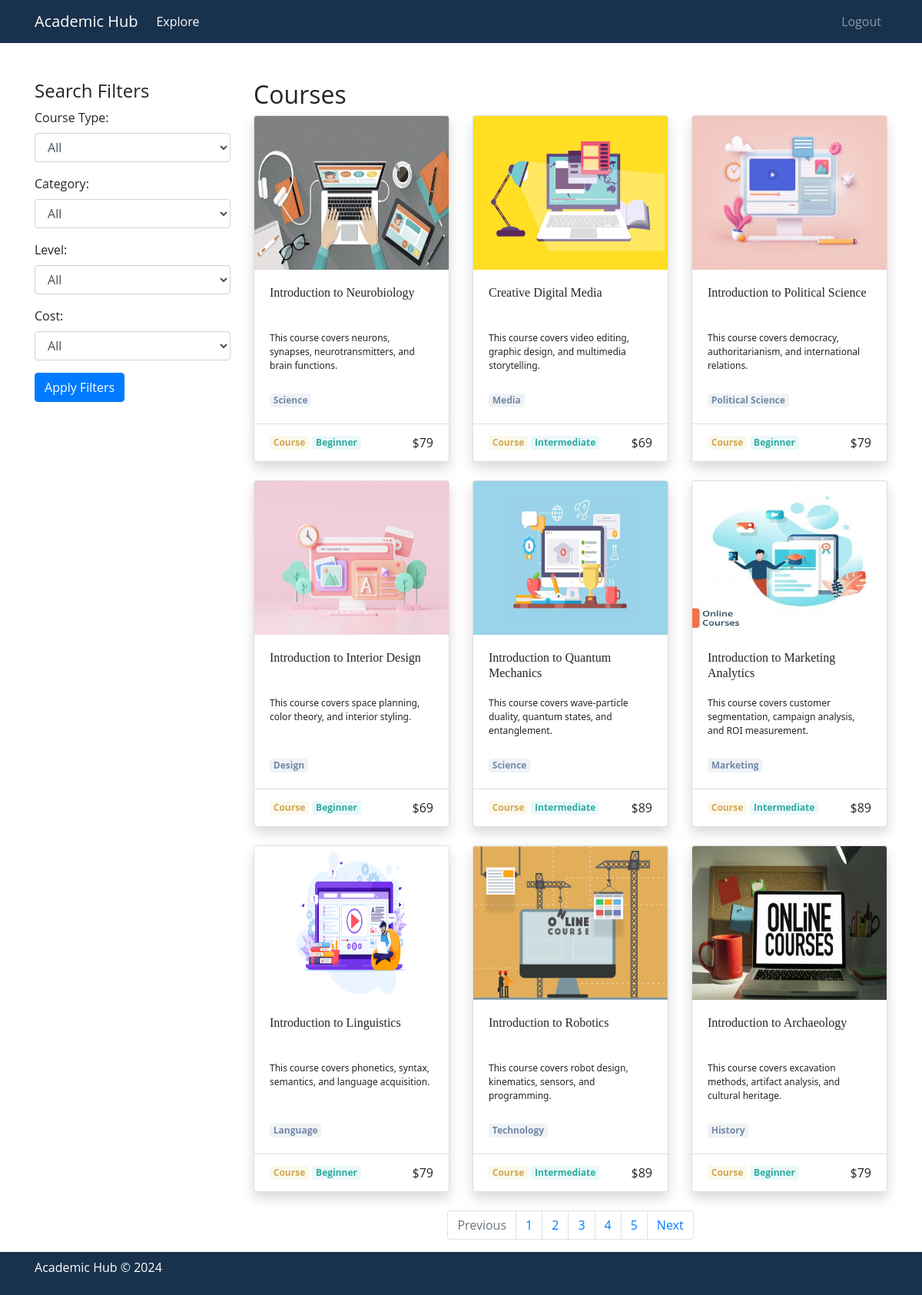
The page /pages/courses.php?page=0 (signed in) on the database its author committed.
### tables this page shows
CREATE TABLE `course` (
    `id` int(11) NOT NULL,
    `name` text NOT NULL,
    `summary` text NOT NULL,
    `description` text NOT NULL,
    `image` text NOT NULL,
    `price` int(11) DEFAULT NULL,
    `type` varchar(40) NOT NULL,
    `level` varchar(40) NOT NULL,
    `category` text NOT NULL,
    `created_at` timestamp DEFAULT CURRENT_TIMESTAMP,
    `teacher_id` int(11) NOT NULL,
    `learn_items` JSON DEFAULT NULL
);

### db/queries.php (called while the page is built, shortened)
<?php
function get_all_courses($conn)
{
    $query = "SELECT * FROM course ORDER BY created_at DESC";
    $result = mysqli_query($conn, $query);
    if ($result) {
        $all_courses = array();
        while ($row = mysqli_fetch_assoc($result)) {
            $all_courses[] = $row;
        }
        return $all_courses;
    } else {
        echo "Error: " . mysqli_error($conn);
    }
}
?>

### utilities/search.php (called while the page is built, shortened)
<?php
function doSearch($courses)
{
    $filteredCourses = $courses;
    $page = isset($_GET['page']) ? $_GET['page'] : 1;
    $perPage = 9;
    $totalPages = ceil(count($filteredCourses) / $perPage);
    $offset = ($page - 1) * $perPage;
    $paginatedCourses = array_slice($filteredCourses, $offset, $perPage);
    $result = [];
    $result['page'] = $page;
    $result['totalPages'] = $totalPages;
    $result['paginatedCourses'] = $paginatedCourses;
    return json_encode($result);
}
?>

### includes/course.php (the view)
<a href="course.php?id=<?php echo $course['id']; ?>" class="card rounded shadow course-card course-link">
    <img src="../assets/images/<?php echo $course['image']; ?>" class="card-img-top"
        alt="<?php echo $course['name']; ?> Image" height="200" width="100%">
    <div class="card-body">
        <h4 class="card-title course-name"><?php echo $course['name']; ?></h4>
        <p class="card-text course-desc"><?php echo $course['description']; ?></p>
        <span class="badge badge-category"><?php echo $course['category']; ?></span>
    </div>
    <div class="card-footer bg-transparent">
        <div class="d-flex justify-content-start align-items-center">
            <span class="badge badge-type"><?php echo $course['type']; ?></span>
            <span class="badge badge-level"><?php echo $course['level']; ?></span>
            <p class="ml-auto mb-0">
                <?php echo $course['price'] == 0 ? 'Free' : '$' . $course['price']; ?>
            </p>
        </div>
    </div>
</a>

### pages/courses.php (shortened to what this page needs)
<?php
include_once "../db/queries.php";
$courses = get_all_courses($conn);
include_once "../utilities/search.php";
if ($_SERVER["REQUEST_METHOD"] == "GET") {
    $search_result = json_decode(doSearch($courses), true);
    $page = $search_result['page'];
    $totalPages = $search_result['totalPages'];
    $paginatedCourses = $search_result['paginatedCourses'];
}
include_once "../includes/header.php";
include_once "../includes/navbar.php";
?>
<div class="container mt-5">
    <div class="row">
        <div class="col-md-3">
            <h4>Search Filters</h4>
            <form action="" method="GET">
                <div class="form-group">
                    <label for="courseType">Course Type:</label>
                    <select name="courseType" id="courseType" class="form-control">
                        <option value="">All</option>
                    </select>
                </div>
                <div class="form-group">
                    <label for="category">Category:</label>
                    <select name="category" id="category" class="form-control">
                        <option value="">All</option>
                    </select>
                </div>
                <div class="form-group">
                    <label for="level">Level:</label>
                    <select name="level" id="level" class="form-control">
                        <option value="">All</option>
                    </select>
                </div>
                <div class="form-group">
                    <label for="cost">Cost:</label>
                    <select name="cost" id="cost" class="form-control">
                        <option value="">All</option>
                    </select>
                </div>
                <button type="submit" class="btn btn-primary">Apply Filters</button>
            </form>
        </div>
        <div class="col-md-9">
            <h2>Courses</h2>
            <?php if (empty($paginatedCourses)): ?>
                <div class="alert alert-info" role="alert">
                    No results found.
                </div>
            <?php else: ?>
                <div class="row">
                    <?php foreach ($paginatedCourses as $course): ?>
                        <div class="col-md-4 mb-4">
                            <?php include "../includes/course.php"; ?>
                        </div>
                    <?php endforeach; ?>
                </div>
            <?php endif; ?>
            <nav aria-label="Page navigation">
                <ul class="pagination justify-content-center">
                    <li class="page-item <?php echo $page <= 1 ? 'disabled' : ''; ?>">
                        <a class="page-link" href="?page=<?php echo $page - 1; ?>" tabindex="-1"
                            aria-disabled="true">Previous</a>
                    </li>
                    <?php for ($i = 1; $i <= $totalPages; $i++): ?>
                        <li class="page-item <?php echo $i == $page ? 'active' : ''; ?>">
                            <a class="page-link" href="?page=<?php echo $i; ?>"><?php echo $i; ?></a>
                        </li>
                    <?php endfor; ?>
                    <li class="page-item <?php echo $page >= $totalPages ? 'disabled' : ''; ?>">
                        <a class="page-link" href="?page=<?php echo $page + 1; ?>">Next</a>
                    </li>
                </ul>
            </nav>
        </div>
    </div>
</div>
<?php include_once "../includes/copy-write.php"; ?>
<?php include_once "../includes/footer.php"; ?>

### assets/css/styles.css (style rules this page uses)
html, body { height: 100%; }
body { font-family: "Open Sans", Helvetica; margin: 0; padding: 0; }
.badge { margin-right: 2%; }
.badge-category { background-color: rgb(239, 243, 245); color: rgb(115, 136, 168); }
.badge-level { background-color: rgb(234, 248, 249); color: rgb(46, 172, 158); }
.badge-type { background-color: rgb(251, 248, 236); color: rgb(210, 167, 82); }
.course-card { transition: transform 0.3s ease-in-out; }
.course-link { text-decoration: none !important; color: inherit !important; }
.course-name { height: 60px; font-size: 16px; margin: 0; font-family: cursive; }
.course-desc { height: 60px; font-size: 12px; font-family: system-ui; }

### rows shown on the page
course: image (picture), name "Introduction to Neurobiology", description "This course covers neurons, synapses, neurotransmitters, and brain functions.", category "Science", type "Course", level "Beginner", price "79"
course: image (picture), name "Creative Digital Media", description "This course covers video editing, graphic design, and multimedia storytelling.", category "Media", type "Course", level "Intermediate", price "69"
course: image (picture), name "Introduction to Political Science", description "This course covers democracy, authoritarianism, and international relations.", category "Political Science", type "Course", level "Beginner", price "79"
course: image (picture), name "Introduction to Interior Design", description "This course covers space planning, color theory, and interior styling.", category "Design", type "Course", level "Beginner", price "69"
course: image (picture), name "Introduction to Quantum Mechanics", description "This course covers wave-particle duality, quantum states, and entanglement.", category "Science", type "Course", level "Intermediate", price "89"
course: image (picture), name "Introduction to Marketing Analytics", description "This course covers customer segmentation, campaign analysis, and ROI measurement.", category "Marketing", type "Course", level "Intermediate", price "89"
course: image (picture), name "Introduction to Linguistics", description "This course covers phonetics, syntax, semantics, and language acquisition.", category "Language", type "Course", level "Beginner", price "79"
course: image (picture), name "Introduction to Robotics", description "This course covers robot design, kinematics, sensors, and programming.", category "Technology", type "Course", level "Intermediate", price "89"
course: image (picture), name "Introduction to Archaeology", description "This course covers excavation methods, artifact analysis, and cultural heritage.", category "History", type "Course", level "Beginner", price "79"
